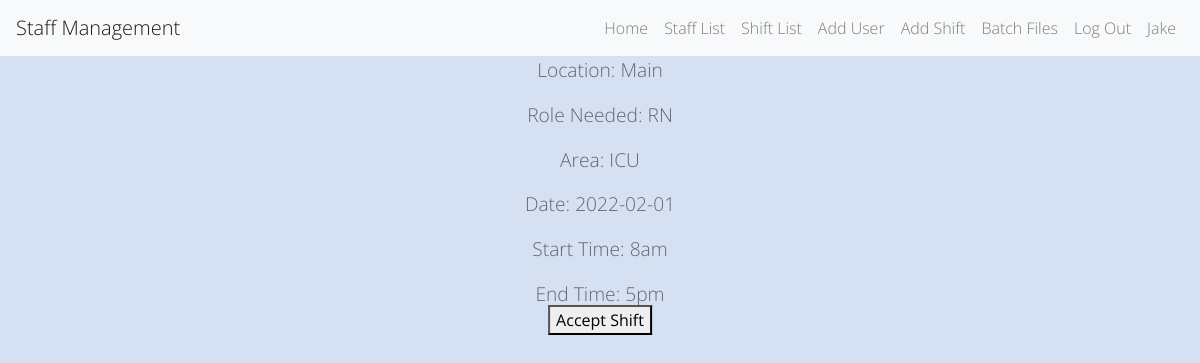
The app's page /acceptshift?id=1 (signed in) with its own data.
### app.py (models this page shows)
class User(UserMixin, db.Model):
    id = db.Column(db.Integer, primary_key=True)
    name = db.Column(db.String(1000))
    role = db.Column(db.String(100))
    location = db.Column(db.String(100))
    email = db.Column(db.String(100))
    phone_num = db.Column(db.String(100))
    availability = db.Column(db.String(100))
    can_float = db.Column(db.String(100))
    password = db.Column(db.String(100))
    shifts_worked = db.Column(db.Integer)

class Shift(db.Model):
    shift_id = db.Column(db.Integer, primary_key=True)
    location = db.Column(db.String(100))
    role = db.Column(db.String(100))
    area = db.Column(db.String(100))
    date = db.Column(db.Date)
    start_time = db.Column(db.String(100))
    end_time = db.Column(db.String(100))
    added_by_id = db.Column(db.Integer)
    added_by_name = db.Column(db.String)
    picked_up_by_id = db.Column(db.Integer)
    picked_up_by_name = db.String(100)

### app.py (the view, shortened to what this page needs)
@app.route('/acceptshift', methods=['GET', 'POST'])
@login_required
def accept_shift():
    shift_id = request.args.get('id')
    cur_shift = Shift.query.get(shift_id)
    return render_template("accept_shift.html", shift=cur_shift, logged_in=True)

### app.py (called while the page is built)
@login_manager.user_loader
def load_user(user_id):
    return User.query.get(int(user_id))

### templates/accept_shift.html (shortened to what this page needs)
{% extends 'base.html' %}
{% block content %}
     <form class="accept_shift_form" action="{{ url_for('accept_shift') }}" method="POST">
         <p>Location: {{shift.location}}</p>
         <p>Role Needed: {{shift.role}}</p>
         <p>Area: {{shift.area}}</p>
         <p>Date: {{shift.date}}</p>
         <p>Start Time: {{shift.start_time}}</p>
         <p>End Time: {{shift.end_time}}</p>
        <button class="btn-accept-shift" type="submit">Accept Shift</button>
    </form>
{% endblock %}

### templates/base.html (shortened to what this page needs)
<!DOCTYPE html>
<html>
<head>
    <link rel="stylesheet" href="https://stackpath.bootstrapcdn.com/bootstrap/4.5.2/css/bootstrap.min.css">
    <link rel="stylesheet" href="{{ url_for('static', filename='css/styles.css')}}">
</head>
<body>
<nav class="navbar navbar-expand-lg navbar-light bg-light">
  <a class="navbar-brand" href="/">Staff Management</a>
  <div class="collapse navbar-collapse">
    <ul class="navbar-nav ml-auto">
      <li class="nav-item">
        <a class="nav-link" href="{{ url_for('home') }}">Home</a>
      </li>
    {% if logged_in: %}
        <li class="nav-item">
        <a class="nav-link" href="{{ url_for('staff') }}">Staff List</a>
      </li>
        <li class="nav-item">
        <a class="nav-link" href="{{ url_for('shift') }}">Shift List</a>
      </li>
        <li class="nav-item">
        <a class="nav-link" href="{{ url_for('add_user') }}">Add User</a>
      </li>
        <li class="nav-item">
        <a class="nav-link" href="{{ url_for('add_shift') }}">Add Shift</a>
      </li>
        <li class="nav-item">
        <a class="nav-link" href="{{ url_for('upload') }}">Batch Files</a>
      </li>
      <li class="nav-item">
        <a class="nav-link" href="{{ url_for('logout') }}">Log Out</a>
      </li>
        <li class="nav-item">
        <a class="nav-link" href="">{{ current_user.name }}</a>
      </li>
    {% endif %}
    </ul>
  </div>
</nav>
       {% block content %}
       {% endblock %}
</body>
</html>

### static/css/styles.css (style rules this page uses)
.btn-accept-shift { margin: 0; position: absolute; top: 40%; left: 50%; -ms-transform: translate(-50%, -50%); transform: translate(-50%, -50%); }
* { -webkit-box-sizing:border-box; -moz-box-sizing:border-box; -ms-box-sizing:border-box; -o-box-sizing:border-box; box-sizing:border-box; }
html { width: 100%; height:100%; overflow:hidden; }
body { width: 100%; height:100%; font-family: 'Open Sans', sans-serif; font-weight:200; background: #d5e1f3; color: rgba(0, 0, 0, 0.55); filter: progid:DXImageTransform.Microsoft.gradient( startColorstr='#3E1D6D', endColorstr='#092756',GradientType=1 ); }
a { text-decoration: none; text-align: center; }
p { text-align: center; }
.accept_shift_form p { font-size: 1.2rem; }

### records on screen
User: name "Jake"
Shift: location "Main", role "RN", area "ICU", date "2022-02-01", start_time "8am", end_time "5pm"
